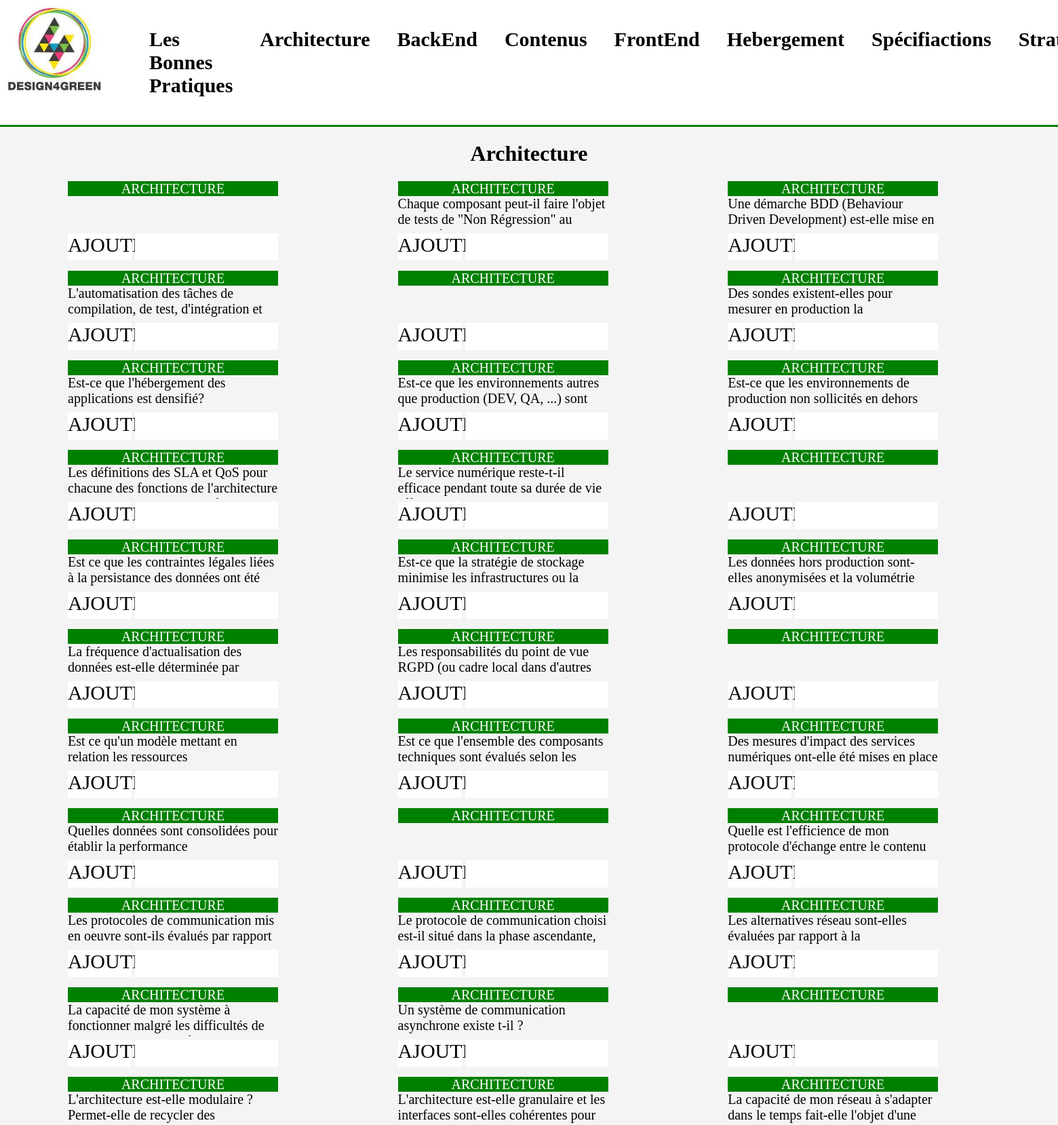
/index.php?page=1 (upper part), run on the app's committed database.
### tables this page shows
CREATE TABLE IF NOT EXISTS `eco_rules` (
  `FamilleOrigine` varchar(14) DEFAULT NULL,
  `ID` varchar(11) DEFAULT NULL,
  `Planet` varchar(1) DEFAULT NULL,
  `People` varchar(1) DEFAULT NULL,
  `prosperity` varchar(1) DEFAULT NULL,
  `RECOMMANDATION` varchar(135) DEFAULT NULL,
  `CRITERES` varchar(276) DEFAULT NULL,
  `JUSTIFICATIONS` varchar(906) DEFAULT NULL,
  `EtapeCycledeVie` varchar(14) DEFAULT NULL,
  `TEST1.1.1` varchar(542) DEFAULT NULL,
  `TEST1.1.2` varchar(267) DEFAULT NULL,
  `TEST...` varchar(404) DEFAULT NULL,
  `CORRESPONDANCE` varchar(237) DEFAULT NULL,
  `Lien` varchar(299) DEFAULT NULL,
  `TYPE` varchar(7) DEFAULT NULL,
  `DifficulteOeuvre` varchar(3) DEFAULT NULL,
  `ObjectifODD` varchar(49) DEFAULT NULL,
  ` incontournables` varchar(14) DEFAULT NULL,
  `TagsOperationnel` varchar(74) DEFAULT NULL,
  `Indicateurs` varchar(67) DEFAULT NULL,
  `XIndicateurs` varchar(14) DEFAULT NULL,
  `YIndicateurs` varchar(88) DEFAULT NULL,
  `Priorité` varchar(28) DEFAULT NULL,
  `Récurrence` varchar(6) DEFAULT NULL,
  `Use Case` varchar(8) DEFAULT NULL,
  `Exemple` varchar(269) DEFAULT NULL,
  `Limites` varchar(10) DEFAULT NULL,
  `Automatisable Y / N` varchar(10) DEFAULT NULL,
  `Automatisation
#SCRIPT
#INTRUMENTATION
#PROCESS` varchar(1) DEFAULT NULL,
  `Automatisation
Level` varchar(16) DEFAULT NULL,
  `Automatisation Informations` varchar(3) DEFAULT NULL,
  `NULL` varchar(57) DEFAULT NULL
);

### gestion_architecture.php (called while the page is built, shortened)
<?php
	$unControleur->setTable ("eco_rules");
	$familleOriginePratique ="architecture";
	$lesPratiques = $unControleur->selectAllFiltre ($familleOriginePratique);
	require_once("vue/vue_mosaique_architecture.php");
?>

### controleur/controleur.class.php (called while the page is built, shortened)
<?php
	require_once ("modele/modele.class.php");
	class Controleur {
		private $unModele ;
		public function   __construct ($serveur, $bdd, $user, $mdp){
			$this->unModele = new Modele ($serveur, $bdd, $user, $mdp);
		}
		public function setTable ($uneTable)
		{
			$this->unModele->setTable($uneTable);
		}
		public function selectAllFiltre ($nomFamilleOrigine) {
		$lesResultats = $this->unModele->selectAllFiltre($nomFamilleOrigine);
		return $lesResultats;
		}
	}
?>

### modele/modele.class.php (called while the page is built, shortened)
<?php
    class Modele {
        private $unPdo , $uneTable, $unId;
        public function   __construct ($serveur, $bdd, $user, $mdp)
        {
            $this->unPdo =null;
            try{
        $this->unPdo = new PDO ("mysql:host=".$serveur.";dbname=".$bdd, $user, $mdp);
            }
            catch (PDOException $exp){
                echo "Erreur de connexion au serveur : ".$serveur."/".$bdd ;
            }
        }
        public function selectAllFiltre ($nomFamilleOrigine) {
            if ($this->unPdo != null){
                $requete = "select * from eco_rules where FamilleOrigine"."= \"".$nomFamilleOrigine."\" ;";
                $select = $this->unPdo->prepare ($requete);
                $select->execute ();
                return $select->fetchAll();
            }else {
                return null;
            }
        }
    }
?>

### vue/vue_mosaique_architecture.php (the view, shortened to what this page needs)
<center><h1>Architecture</h1></center>
<?php
	echo "<div class ='container_box'>";
	foreach ($lesPratiques as $unePratique) {
					echo "<div class ='box'>
						<div class ='boxBlank'>";
							echo $unePratique['FamilleOrigine'];
						echo "</div>";
						echo "<div class ='boxDetail'>";
							echo $unePratique['CRITERES'];
						echo"</div>";
					echo "<a href='index.php?page=1&idpratique=".$unePratique['ID']."'><div class ='boxInfo'>
							<div class='boxBtAjouter'<button type='submit'>Ajouter</button></div></a>";
							echo"<a href='#'><div class ='boxInf'>";
							echo "</div></a>
						</div>
					</div>";
	}
	?>

### index.php (shortened to what this page needs)
<?php
	require_once ("controleur/controleur.class.php");
	require_once ("conf/config.ini");
	$unControleur = new Controleur($serveur, $bdd, $user, $mdp);
?>
<!DOCTYPE html>
<html>
	<head>
  		<link rel="stylesheet" type="text/css" href="css/style.css">
  		<link rel="stylesheet" href="https://cdnjs.cloudflare.com/ajax/libs/font-awesome/4.7.0/css/font-awesome.min.css">
	</head>
<body>
		<?php echo "<div id='content'>"; ?>
			<?php
			include 'header.php' ;
			if(isset($_GET['page'])) $page = $_GET['page'];
				else  $page = 0;
			switch ($page)
			{
				case 1 :
				    require_once("gestion_architecture.php");
				break;
			}
		?>
</body>
</html>

### header.php
<div id="header">
  <a href="index.php?page=0">
  <img class = "logoimg" src="image/D4G.jpg"></a>
  <?php include("navbar.php") ?>
</div>

### navbar.php (shortened to what this page needs)
<?php
	echo '<ul>
			<li><a href="index.php?page=0"> Les Bonnes Pratiques </a></li>
			<li><a href="index.php?page=1"> Architecture </a></li>
			<li><a href="index.php?page=2"> BackEnd </a></li>
			<li><a href="index.php?page=3"> Contenus </a></li>
			<li><a href="index.php?page=4"> FrontEnd </a></li>
			<li><a href="index.php?page=5"> Hebergement </a></li>
			<li><a href="index.php?page=6"> Spécifiactions </a></li>
			<li><a href="index.php?page=7"> Stratégie </a></li>
			<li><a href="index.php?page=8"> UX/UI </a></li>
			';
		echo'</ul>';
?>

### css/style.css (style rules this page uses)
* { box-sizing: border-box; }
body { font-family: 'Directors Gothic 210'; margin: auto; padding: 0; background: #f4f4f4; }
#header { display: flex; top: 0px; width: 100%; background-color: #ffffff; border-bottom: green 3px solid; z-index: 10; }
a { text-decoration:none; }
.logoimg { width: 150px; margin: 0px 5px; }
ul { list-style-type:none; display:flex; justify-content: flex-end; }
ul li { display: list-item; padding: 5px 10px; margin: 20px 10px; font-weight: bold; font-size: 30px; }
li a { text-decoration:none; color: #000000; transition: color 0.3s ease; }
.container_box { display: flex; flex-flow: wrap; margin-left: 100px; }
.box { width: 33.33%; margin-bottom: 15px; }
.boxDetail { width: 310px; height: 50px; overflow: hidden; }
.boxBlank { width: 310px; height: 22px; text-transform: uppercase; font-size: 20px; text-align:center; color:#ffffff; background-color: green; }
.boxDetail { overflow: hidden; font-size: 20px; }
.boxBtAjouter { margin-top: 5px; width: 94px; height: 40px; color: black; background-color: white; text-transform: uppercase; text-align: center; font-size: 30px; font-color:green; }
.boxInf { margin-top: 5px; margin-left: 5px; width: 211px; height: 40px; color: black; background-color: white; text-transform: uppercase; text-align: center; font-size: 35px; }
.boxInfo { display: flex; }

### data on the page
eco_rules: FamilleOrigine "ARCHITECTURE"
eco_rules: FamilleOrigine "ARCHITECTURE", CRITERES "Chaque composant peut-il faire l'objet de tests de \"Non Régression\" au…"
eco_rules: FamilleOrigine "ARCHITECTURE", CRITERES "Une démarche BDD (Behaviour Driven Development) est-elle mise en…"
eco_rules: FamilleOrigine "ARCHITECTURE", CRITERES "L'automatisation des tâches de compilation, de test, d'intégration et…"
eco_rules: FamilleOrigine "ARCHITECTURE"
eco_rules: FamilleOrigine "ARCHITECTURE", CRITERES "Des sondes existent-elles pour mesurer en production la…"
eco_rules: FamilleOrigine "ARCHITECTURE", CRITERES "Est-ce que l'hébergement des applications est densifié?"
eco_rules: FamilleOrigine "ARCHITECTURE", CRITERES "Est-ce que les environnements autres que production (DEV, QA, ...) sont…"
eco_rules: FamilleOrigine "ARCHITECTURE", CRITERES "Est-ce que les environnements de production non sollicités en dehors…"
eco_rules: FamilleOrigine "ARCHITECTURE", CRITERES "Les définitions des SLA et QoS pour chacune des fonctions de l'architecture…"
eco_rules: FamilleOrigine "ARCHITECTURE", CRITERES "Le service numérique reste-t-il efficace pendant toute sa durée de vie…"
eco_rules: FamilleOrigine "ARCHITECTURE"
eco_rules: FamilleOrigine "ARCHITECTURE", CRITERES "Est ce que les contraintes légales liées à la persistance des données ont été…"
eco_rules: FamilleOrigine "ARCHITECTURE", CRITERES "Est-ce que la stratégie de stockage minimise les infrastructures ou la…"
eco_rules: FamilleOrigine "ARCHITECTURE", CRITERES "Les données hors production sont-elles anonymisées et la volumétrie…"
eco_rules: FamilleOrigine "ARCHITECTURE", CRITERES "La fréquence d'actualisation des données est-elle déterminée par…"
eco_rules: FamilleOrigine "ARCHITECTURE", CRITERES "Les responsabilités du point de vue RGPD (ou cadre local dans d'autres…"
eco_rules: FamilleOrigine "ARCHITECTURE"
eco_rules: FamilleOrigine "ARCHITECTURE", CRITERES "Est ce qu'un modèle mettant en relation les ressources…"
eco_rules: FamilleOrigine "ARCHITECTURE", CRITERES "Est ce que l'ensemble des composants techniques sont évalués selon les…"
eco_rules: FamilleOrigine "ARCHITECTURE", CRITERES "Des mesures d'impact des services numériques ont-elle été mises en place…"
eco_rules: FamilleOrigine "ARCHITECTURE", CRITERES "Quelles données sont consolidées pour établir la performance…"
eco_rules: FamilleOrigine "ARCHITECTURE"
eco_rules: FamilleOrigine "ARCHITECTURE", CRITERES "Quelle est l'efficience de mon protocole d'échange entre le contenu…"
eco_rules: FamilleOrigine "ARCHITECTURE", CRITERES "Les protocoles de communication mis en oeuvre sont-ils évalués par rapport…"
eco_rules: FamilleOrigine "ARCHITECTURE", CRITERES "Le protocole de communication choisi est-il situé dans la phase ascendante,…"
eco_rules: FamilleOrigine "ARCHITECTURE", CRITERES "Les alternatives réseau sont-elles évaluées par rapport à la…"
eco_rules: FamilleOrigine "ARCHITECTURE", CRITERES "La capacité de mon système à fonctionner malgré les difficultés de…"
eco_rules: FamilleOrigine "ARCHITECTURE", CRITERES "Un système de communication asynchrone existe t-il ?"
eco_rules: FamilleOrigine "ARCHITECTURE"
eco_rules: FamilleOrigine "ARCHITECTURE", CRITERES "L'architecture est-elle modulaire ? Permet-elle de recycler des…"
eco_rules: FamilleOrigine "ARCHITECTURE", CRITERES "L'architecture est-elle granulaire et les interfaces sont-elles cohérentes pour…"
eco_rules: FamilleOrigine "ARCHITECTURE", CRITERES "La capacité de mon réseau à s'adapter dans le temps fait-elle l'objet d'une…"
